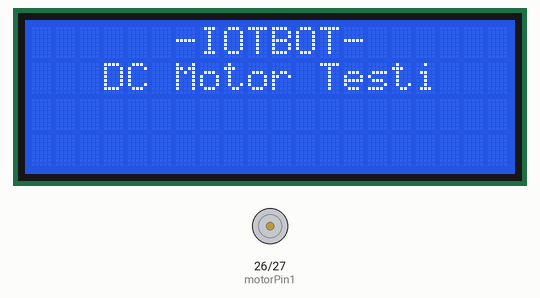
Recording of a sketch running on a simulated ESP32. Parts: 20×4 character LCD, motor-driver pin pairs drawn as motors (green arrow = first pin HIGH = forward, orange = second pin HIGH = backward, longer = more drive). What the sketch prints to the serial monitor is not drawn.

Above: at 3.2 s.
At 4.3 s:
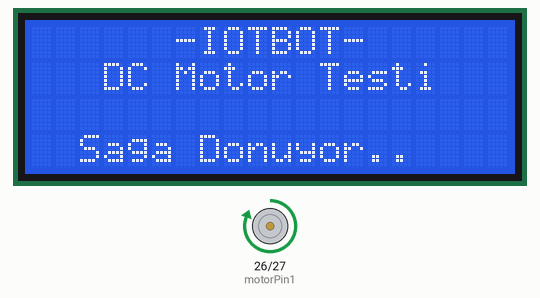
At 9.3 s:
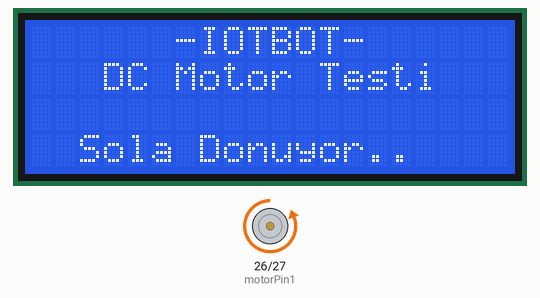
At 11.3 s:
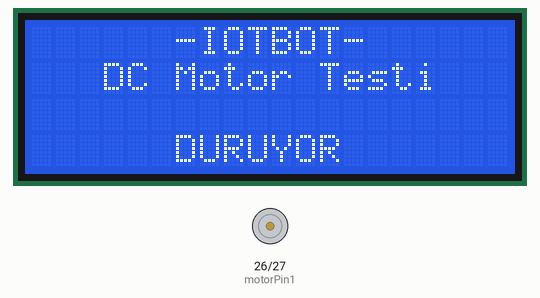
Timing chart, 0 to 40.0 s (numbered marks = the images above):
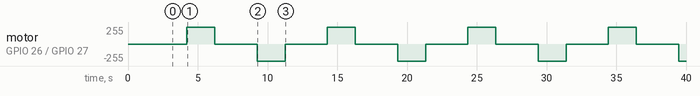

The sketch:

Modulcuk_DC_Motor.ino
```cpp
/*
                                  ///////////////////////////////////////////////////////
                                  /////////   IoT BOT Test Yazılımları Serisi   /////////
                                  ///////////////////////////////////////////////////////
                                                   DC MOTOR MODÜLCÜĞÜ
*/

//---------------------------------------          HADİ KODLAYALIM...       ----------------------------------------------------------------

//---------------------------------------   // İLK TANIMLAMALAR VE KÜTÜPHANE EKLEME   ------------------------------------------------------

#define UYGULAMA "DC Motor Testi"

int i = 0;                                            // Gidip gelen yazının animasyonu için oluşturulan değişken.

#include <Wire.h>                                     // I2C iletişim protokolünü kullanabilmek için gerekli kütüphaneyi ekliyoruz.
#include <LiquidCrystal_I2C.h>                        // LCD ekran için gerekli olan kütüphaneyi ekliyoruz.
LiquidCrystal_I2C lcd(0x27, 20, 4);                   // LCD ekranımızın özelliklerini giriyoruz.
                                                      // Bizim ekranımız 20 satır, 4 sütun karakter destekliyor.
int motorPin1  = 26;                                  // Uygun olan 26 - 27 - 32 - 33 numaralı pinlerden
                                                      // herhangi birine bağlanabilir.
int motorPin2  = 27;                                  // Motor sürücüye giden 1. ve 2. sinyal pinini tanımlıyoruz.

//---------------------------------------   // SADECE İLK AÇILIŞTA BİR KERE ÇALIŞACAK KISIM   ---------------------------------------------

void setup()
{
  Serial.begin(115200);                               // Seri haberleşmeyi "115200" bandında başlattık.
  lcd.init();                                         // LCD ekranı başlatma komutu gönderiyoruz.
  lcd.backlight();                                    // LCD ekranın arka plan aydınlatma ışığını açıyoruz.

  giris_animasyon();

  Serial.println("     IoT BOT    ");                 // Seri ekrana bilgilendirme mesajı gönderdik.
  Serial.println(UYGULAMA);

  pinMode(motorPin1, OUTPUT);                         // Motor pinimizi bir sonuç verdiği için çıkış olarak ayarladık.
  pinMode(motorPin2, OUTPUT);                         // Motor pinimizi bir sonuç verdiği için çıkış olarak ayarladık.

}

//---------------------------------------   // SÜREKLİ ÇALIŞACAK DÖNGÜ İÇİNDEKİ KISIM   ---------------------------------------------------

void loop()
{
  Serial.println("Sağa Dönüyor..");
  lcd.setCursor(0, 3);
  lcd.print("  Saga Donuyor..  ");
  digitalWrite(motorPin1, HIGH);            // Motorumuzun birinci pinine güç vererek devreye sokuyoruz.
  digitalWrite(motorPin2, LOW);             // Motorumuzun diğer pinini devre dışı bırakarak bir taraftan ilerlemesini sağlıyoruz.
  delay(2000);

  Serial.println("Duruyor!");
  lcd.setCursor(0, 3);
  lcd.print("      DURUYOR       ");
  digitalWrite(motorPin1, LOW);             // Motorları durduruyoruz.
  digitalWrite(motorPin2, LOW);             // Motorları durduruyoruz.
  delay(3000);

  Serial.println("Sola Dönüyor..");
  lcd.setCursor(0, 3);
  lcd.print("  Sola Donuyor..  ");
  digitalWrite(motorPin1, LOW);             // Motorumuzun birinci pinini devre dışı bırakıyoruz.
  digitalWrite(motorPin2, HIGH);            // Motorumuzun diğer pinini devreye sokarak bir taraftan ilerlemesini sağlıyoruz.
  delay(2000);

  Serial.println("Duruyor!");
  lcd.setCursor(0, 3);
  lcd.print("      DURUYOR       ");
  digitalWrite(motorPin1, LOW);             // Motorları durduruyoruz.
  digitalWrite(motorPin2, LOW);             // Motorları durduruyoruz.
  delay(3000);

}


void giris_animasyon()                               // Giriş animasyonunu hazırlıyoruz.
{
  lcd.clear();
  delay(500);
  lcd.setCursor(7, 0);
  lcd.print("I");
  delay(400);
  lcd.setCursor(8, 0);
  lcd.print("O");
  delay(400);
  lcd.setCursor(9, 0);
  lcd.print("T");
  delay(400);
  lcd.setCursor(10, 0);
  lcd.print("B");
  delay(400);
  lcd.setCursor(11, 0);
  lcd.print("O");
  delay(400);
  lcd.setCursor(12, 0);
  lcd.print("T");
  delay(600);

  lcd.setCursor(6, 0);
  lcd.print("-");
  lcd.setCursor(13, 0);
  lcd.print("-");

  lcd.setCursor(3, 1);
  lcd.print(UYGULAMA);
  delay(1000);
}

void yan_son_yazi()                                    // Yanıp sönen bilgilendirme mesajını hazırlıyoruz.
{
  lcd.setCursor(1, 2);                                // İmleci, yazmak istediğimiz koordinata yönlendiriyoruz.
    lcd.print("                     ");               // Ekranda yazmasını istediğimiz yazıları yolluyoruz.
    i = i + 1;
    if (i < 15)
    {
      lcd.setCursor(1, 3);                            // İmleci, yazmak istediğimiz koordinata yönlendiriyoruz.
      lcd.print("Bir Tusa Basiniz..");                // Ekranda yazmasını istediğimiz yazıları yolluyoruz.
    }
    if (i >= 15)
    {
      lcd.setCursor(1, 3);                            // İmleci, yazmak istediğimiz koordinata yönlendiriyoruz.
      lcd.print("                     ");             // Ekranda yazmasını istediğimiz yazıları yolluyoruz.
    }
    if (i == 30)
    {
      i = 0;
    }
}
```

Measured:
- by itself, motor on GPIO 26 (motorPin1) / GPIO 27 (motorPin2): repeats every 10.1 s: stopped 3.0 s, backward 255/255 2.0 s, stopped 3.0 s, forward 255/255 2.0 s
- what the display in image 0 shows lasts 1.0 s, from 3.2 s to 4.2 s
- what the display in image 1 shows lasts 2.0 s, from 4.2 s to 6.2 s
